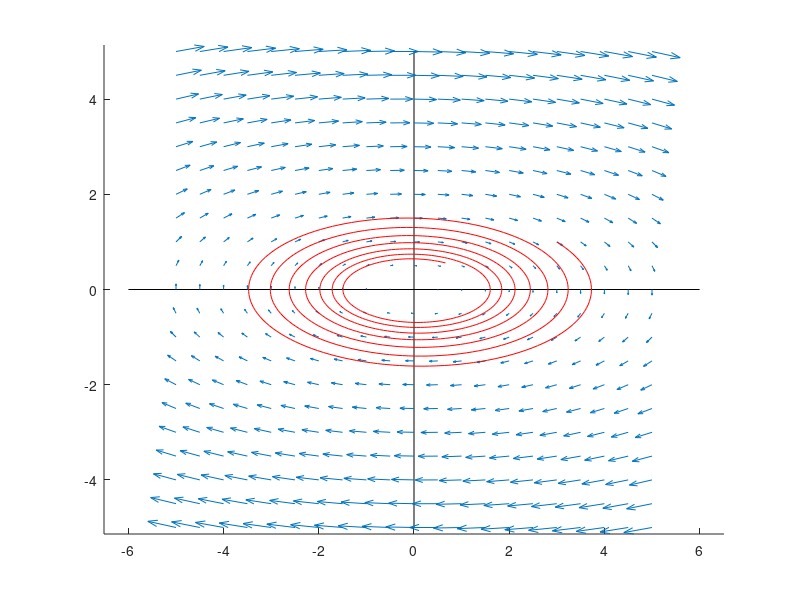

Here is the MATLAB script that generated this plot:
clc
clear

% model parameters
m = 5;
k = 1;
x0 = 3;
v0 = 1;
c = 0.1;

% model equations
dxdt = @(x,v) v;
dvdt = @(x,v) (-k/m)*x-((c/m).*v);

% numerical solution with ode45
endtime = 20;
ts = 0:.1:endtime;
Z0 = [x0;v0];
odefun = @(t,Z) [ dxdt(Z(1),Z(2));
                  dvdt(Z(1),Z(2)) ];
[tsol,Zsol] = ode45(odefun,ts,Z0);

wall = -10;
coilamp = 3;
amp = .5;

clf
hold on
axis equal
xlim([-10 10]);
for nn = 1:numel(tsol)
    xpos = Zsol(nn,1);
    
    cla
    
    % drawing the spring
    a = wall; b = xpos-1;
    Nturns = 15;
    ts = linspace(-pi/2,Nturns*2*pi+pi/2,1000);
    xs = ts + coilamp*sin(ts);
    xs = a+(b-a)*(xs-(-pi/2-coilamp))/(Nturns*2*pi + pi+2*coilamp);
    ys = amp*sin(ts+pi/2);
    plot(xs,ys,'k');
    
    hold on
    patch(xpos+[-1 1 1 -1],[-1 -1 1 1],'k');
    title( sprintf('Time = %0.1f',tsol(nn)) );
    pause(.03);
end

%% phase portrait code goes here!


clf
hold on
axis equal
% draw axes

plot([-6 6],[0 0] ,'-k');
hold on;
plot([0 0],[-5 5] ,'-k');
hold on;


% draw arrows



xvec = -5:0.5:5;
vvec = -5:0.5:5;
[x,v] = meshgrid(xvec, vvec);

u = dxdt(x,v);
w = dvdt(x,v);

quiver(x,v,u,w);
hold on
axis equal

% draw trajectory

odefun = @(t,Z) [ dxdt(Z(1),Z(2));
dvdt(Z(1),Z(2)) ];
[tsol,Zsol] = ode45(odefun,ts,Z0);

plot(Zsol(:,1), Zsol(:,2), 'r');

